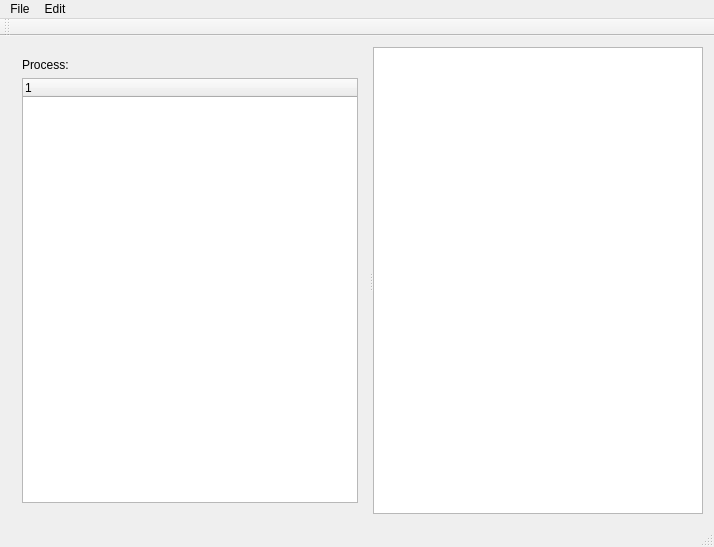
<?xml version="1.0" encoding="UTF-8"?>
<ui version="4.0">
 <class>MainWindow</class>
 <widget class="QMainWindow" name="MainWindow">
  <property name="geometry">
   <rect>
    <x>0</x>
    <y>0</y>
    <width>714</width>
    <height>547</height>
   </rect>
  </property>
  <property name="windowTitle">
   <string>MainWindow</string>
  </property>
  <widget class="QWidget" name="centralWidget">
   <layout class="QHBoxLayout" name="horizontalLayout">
    <item>
     <widget class="QSplitter" name="splitter">
      <property name="orientation">
       <enum>Qt::Horizontal</enum>
      </property>
      <widget class="QWidget" name="">
       <layout class="QVBoxLayout" name="verticalLayout">
        <item>
         <widget class="QLabel" name="label">
          <property name="text">
           <string>Process: </string>
          </property>
         </widget>
        </item>
        <item>
         <widget class="QTreeWidget" name="treeWidget">
          <column>
           <property name="text">
            <string notr="true">1</string>
           </property>
          </column>
         </widget>
        </item>
       </layout>
      </widget>
      <widget class="QTextEdit" name="textEdit">
       <property name="sizePolicy">
        <sizepolicy hsizetype="Preferred" vsizetype="Preferred">
         <horstretch>0</horstretch>
         <verstretch>0</verstretch>
        </sizepolicy>
       </property>
       <property name="minimumSize">
        <size>
         <width>0</width>
         <height>0</height>
        </size>
       </property>
      </widget>
     </widget>
    </item>
   </layout>
  </widget>
  <widget class="QMenuBar" name="menuBar">
   <property name="geometry">
    <rect>
     <x>0</x>
     <y>0</y>
     <width>714</width>
     <height>22</height>
    </rect>
   </property>
   <widget class="QMenu" name="menuFile">
    <property name="title">
     <string>File</string>
    </property>
    <addaction name="separator"/>
    <addaction name="actionNew"/>
    <addaction name="actionOpen"/>
    <addaction name="separator"/>
    <addaction name="actionSave"/>
    <addaction name="actionSave_As"/>
   </widget>
   <widget class="QMenu" name="menuEdit">
    <property name="title">
     <string>Edit</string>
    </property>
    <addaction name="actionCopy"/>
    <addaction name="actionCut"/>
    <addaction name="actionPaste"/>
    <addaction name="separator"/>
    <addaction name="actionUndo"/>
    <addaction name="actionRedo"/>
   </widget>
   <addaction name="menuFile"/>
   <addaction name="menuEdit"/>
  </widget>
  <widget class="QToolBar" name="mainToolBar">
   <attribute name="toolBarArea">
    <enum>TopToolBarArea</enum>
   </attribute>
   <attribute name="toolBarBreak">
    <bool>false</bool>
   </attribute>
  </widget>
  <widget class="QStatusBar" name="statusBar"/>
  <action name="actionNew">
   <property name="text">
    <string>New</string>
   </property>
  </action>
  <action name="actionOpen">
   <property name="text">
    <string>Open</string>
   </property>
  </action>
  <action name="actionSave">
   <property name="text">
    <string>Save</string>
   </property>
  </action>
  <action name="actionSave_As">
   <property name="text">
    <string>Save As</string>
   </property>
  </action>
  <action name="actionCopy">
   <property name="text">
    <string>Copy</string>
   </property>
  </action>
  <action name="actionCut">
   <property name="text">
    <string>Cut</string>
   </property>
  </action>
  <action name="actionUndo">
   <property name="text">
    <string>Undo</string>
   </property>
  </action>
  <action name="actionRedo">
   <property name="text">
    <string>Redo</string>
   </property>
  </action>
  <action name="actionPaste">
   <property name="text">
    <string>Paste</string>
   </property>
  </action>
 </widget>
 <layoutdefault spacing="6" margin="11"/>
 <resources/>
 <connections/>
</ui>
